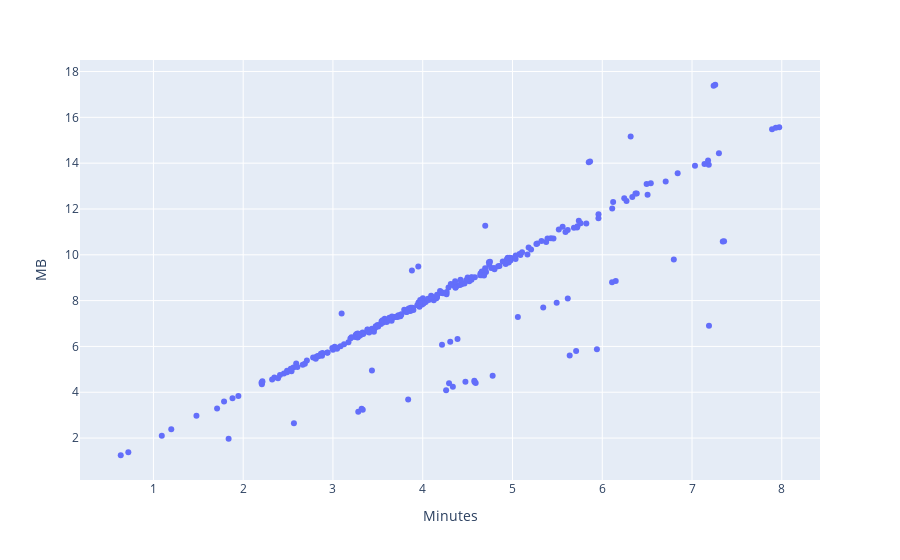

Notebook source saved alongside this figure:
### Code cell
px.scatter(df, x='Minutes', y='MB')

### Figure 1 — Plotly figure (JSON) as saved in the notebook; plotly's stock layout.template omitted (floating-point values rounded to 4 significant figures; data arrays with more than 128 entries replaced by an {"elided": "..."} marker saying what was removed)
{"data": [{"hovertemplate": "Minutes=%{x}<br>MB=%{y}<extra></extra>", "legendgroup": "", "marker": {"color": "#636efa", "symbol": "circle"}, "mode": "markers", "name": "", "orientation": "v", "showlegend": false, "type": "scatter", "x": {"elided": "275 float values"}, "xaxis": "x", "y": {"elided": "275 float values"}, "yaxis": "y"}], "layout": {"legend": {"tracegroupgap": 0}, "margin": {"t": 60}, "xaxis": {"anchor": "y", "domain": [0, 1], "title": {"text": "Minutes"}}, "yaxis": {"anchor": "x", "domain": [0, 1], "title": {"text": "MB"}}}}
